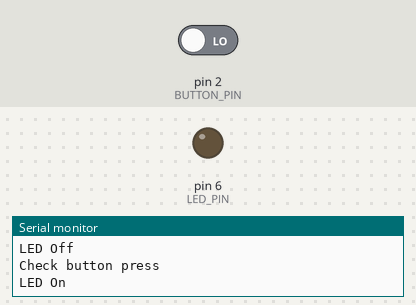
The sketch below on a simulated Arduino Uno, built with avr-gcc and run on an emulated ATmega328P. Parts: output pins drawn as LEDs (lit = HIGH), the last lines printed to the serial monitor. The test bench sets the inputs (shaded band); at power-on: pin 2 (BUTTON_PIN) LOW.

Above: at 12.8 s.
12.9 s: pin 2 (BUTTON_PIN) driven HIGH
At 15.4 s:
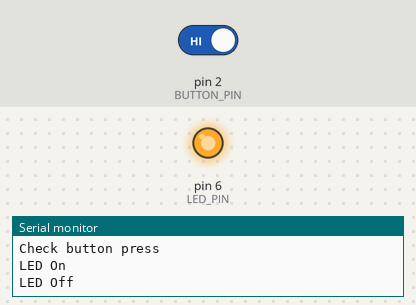
18.9 s: pin 2 (BUTTON_PIN) driven LOW
At 19.7 s:
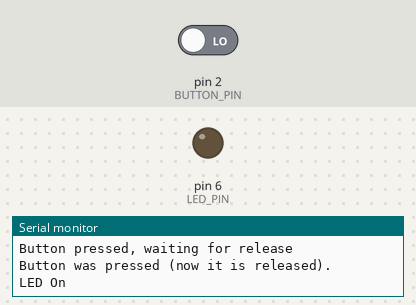
Timing chart, 0 to 30.4 s (numbered marks = the images above; inputs shaded):
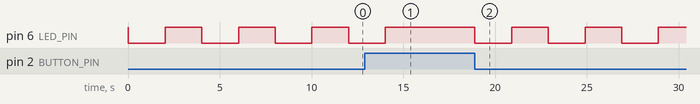

The sketch:

01BlinkLED.ino
```cpp
/******************************************************************************
 * Cooperative Multitasking
 *   01 - Blink LED
 *
 * This is the first in a series of programs to illustrate the benefits of
 * a simple multitasking mechanism for Arduino.
 *
 * This program (sketch) starts with the most basic non-cooperative multitasking example.
 * There are two subtasks:
 * - A "blink LED" task that blinks the LED. It will hold the CPU for the entire duration of a single
 *   LED blink operation.
 * -  A "check for button press" task. It will hold the CPU for as long as you hold the button down.
 *
 * When running this program we will note that:
 * a) The messages relating to the LED Blinking will continue to be displayed - even if the button is pressed
 *    until such time as the blink operation completes.
 * b) The messages relating to the LED Blinking and the blinking itself will cease being displayed if the
 *    button is pressed (once the "check button press" task gets a hold of the CPU).
 *
 * In short, neither routine is sharing the CPU (blinking stops during button press), even though the
 * "check button press" task isn't actually doing anything except waiting for the button to be released.
 * Similarly, the "Blink LED" task isn't doing anything useful once it turns the LED off or on. Indeed it
 * justs wastes CPU cycles courtesy of the "delay" function calls.
 *
 * In this simplistic example, we could code it differently to avoid much of the "system hanging" symptoms,
 * but that is not the purpose this example. The purposes of this example is to show how easily it is to
 * code a routine that is "blocking" other tasks from doing their thing.
 *
 * By the time we get to example 5, we will address this. Examples 2 and 3 build upon this example, but
 * still in a non-cooperative multi-tasking way.
 */

// Define the pin for the input button
#define BUTTON_PIN 2
// define the LED PIN for blinking
#define LED_PIN       6


void setup() {

  Serial.begin (9600);
  while (!Serial)
  ;

  Serial.println("Blinker will be on pin: ");
  Serial.println(LED_PIN);
  pinMode(LED_PIN, OUTPUT);
  digitalWrite(LED_PIN, HIGH);     // Turn the LED off.

  // Set the push button's pin as an input.
  Serial.print("Setting input for push button on pin: ");
  Serial.println(BUTTON_PIN);
  pinMode(BUTTON_PIN, INPUT);

  Serial.println("Ready");
}


/**********************
 * Check Button Pressed.
 * Checks to see if the button is pressed.
 * If it is, return true.
 *
 * The function will first check to see if the button is pressed, then wait for a bit to check
 * if the button is still pressed. If it is, then the button is "debounced" and this function
 * returns true (Button pressed).
 *
 * Otherwise this function returns false (Button not pressed).
 *
 * Return: true if button pressed, false otherwise.
 *
 */
boolean checkButtonPressed() {
  Serial.println("Check button press");
        // The complexity of this code is to "debounce" the button press.
        // Has the button been pressed.
  if (digitalRead(BUTTON_PIN) == HIGH) {
    // Check for a short period of time, that the button remains pressed.
    // In this case 50 x 1 ms checks.
    const int numChecks = 50;
    int i = 0;
    while (digitalRead(BUTTON_PIN) == HIGH && i < numChecks) {
      delay(1);
      i++;
    }
    // Did we exit the loop before the required time (i.e. was the button released / still being debounced)?
    if (i < numChecks) {
      return false;       // Return "Button not pressed"
    }

    // At this point, we confirm that we have a button press.
    // Wait for the button to be released. During this time, whatever else was happening
    // on the Arduino (e.g. blinking an LED) will be suspended.
    Serial.println("Button pressed, waiting for release");
    while (digitalRead(BUTTON_PIN) == HIGH) {
      delay(10);
    }
    return true;          // Return "Button pressed"
  }
  return false;           // Return "Button not pressed"
}

/**********************
 * Blink LED
 *
 * Blink the LED a single time.
 *
 */
void blinkLed() {
  Serial.println("LED On");
  digitalWrite(LED_PIN, LOW);
  delay(2000);

  Serial.println("LED Off");
  digitalWrite(LED_PIN, HIGH);
  delay(2000);
}

/**********************
 * Loop
 *
 * Continuously call the active routine (chase of blink LED).
 * Upon completion of the active routine, check to see if the button has been pressed.
 * If it has, print a message.
 */
void loop() {
  // Blink our LED for 2 seconds on, 2 seconds off.
  blinkLed();
  if(checkButtonPressed()) {
    Serial.println("Button was pressed (now it is released).");
  }
}
```

Measured:
- after the input at 12.9 s, pin 6 (LED_PIN): goes on until 14.0 s, then stays HIGH
- after the input at 18.9 s, pin 6 (LED_PIN): alternates HIGH for 2.0 s and LOW for 2.0 s, starting at once
- by itself, pin 6 (LED_PIN): alternates HIGH for 2.0 s and LOW for 2.0 s
